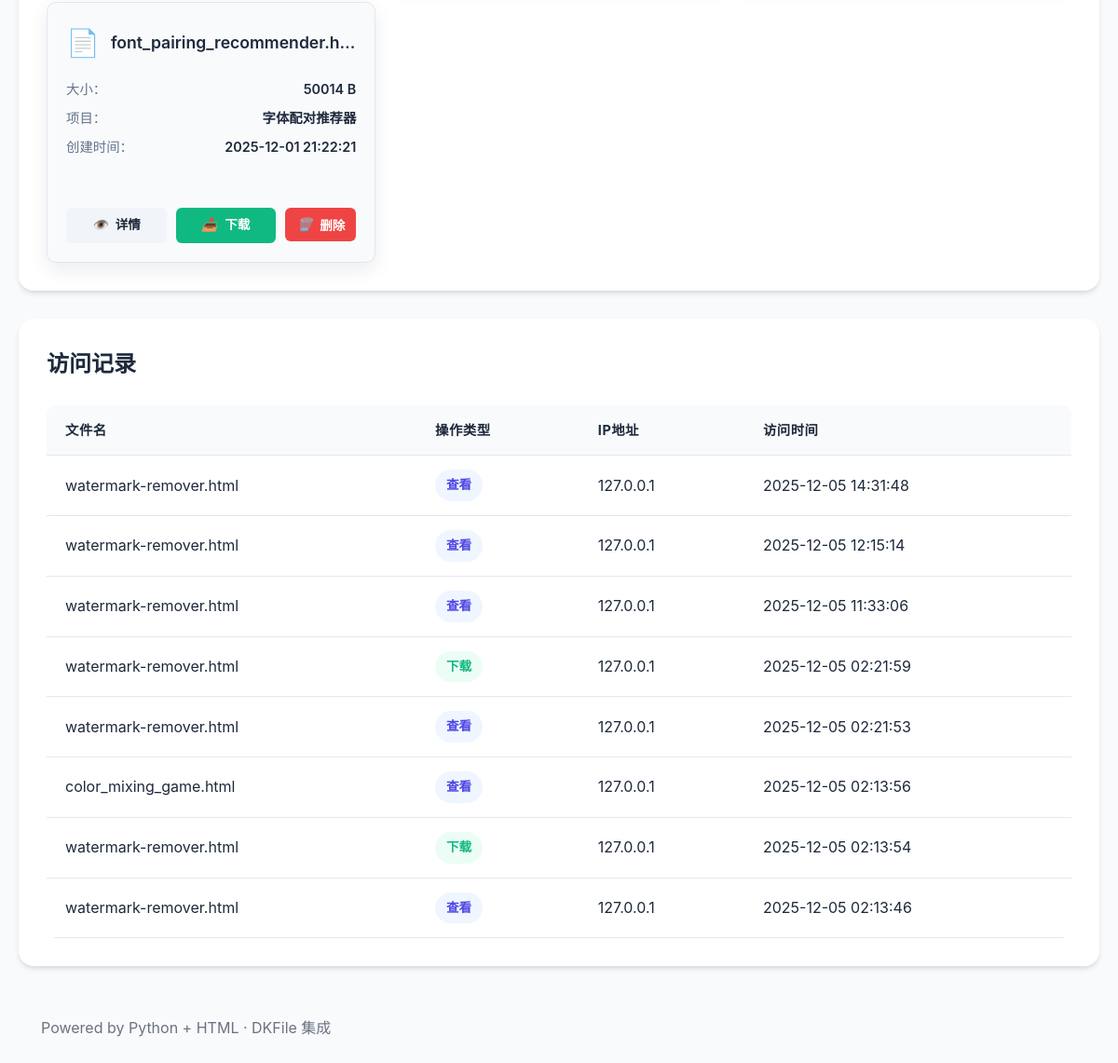
The page /user-center (signed in, lower part) on the database as committed earlier.
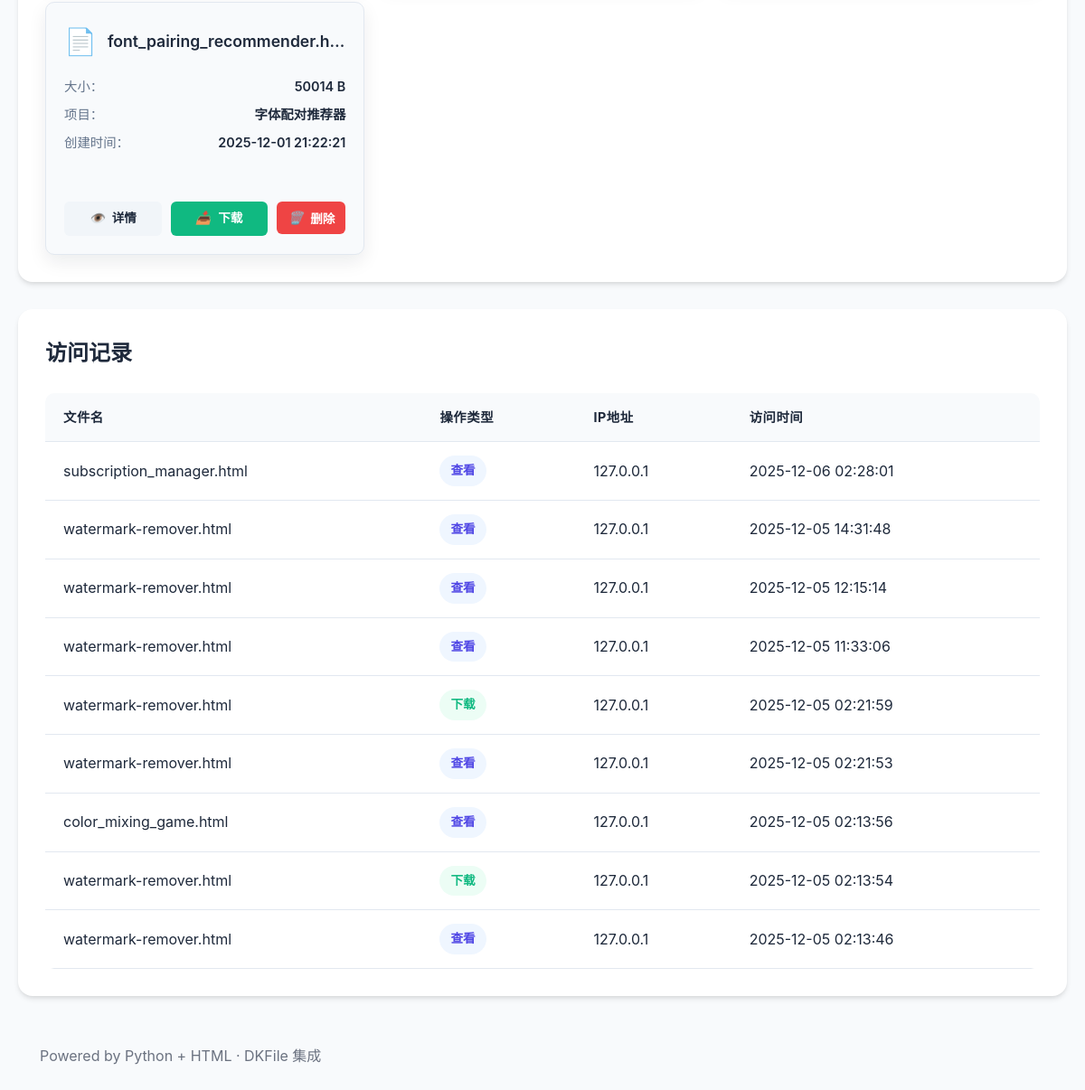
The same page on the database as committed later.
### tables this page shows
CREATE TABLE files (
                        id TEXT PRIMARY KEY,
                        filename TEXT NOT NULL,
                        stored_name TEXT NOT NULL,
                        path TEXT NOT NULL,
                        size INTEGER NOT NULL,
                        dkfile TEXT,
                        project_name TEXT,
                        project_desc TEXT
                    , user_id TEXT DEFAULT "default_user");

CREATE TABLE access_logs (
                        id INTEGER PRIMARY KEY AUTOINCREMENT,
                        file_id TEXT NOT NULL,
                        user_id TEXT,
                        action TEXT NOT NULL,
                        ip_address TEXT,
                        user_agent TEXT,
                        access_time TIMESTAMP DEFAULT CURRENT_TIMESTAMP,
                        FOREIGN KEY (file_id) REFERENCES files (id),
                        FOREIGN KEY (user_id) REFERENCES users (id)
                    );

### app.py (the view)
@app.route('/user-center')
def user_center():
    init_db()
    if 'user_id' in session:
        files = get_all_files(session['user_id'])
        access_logs = get_access_logs(session['user_id'])
        conn = get_db()
        try:
            row = conn.execute('SELECT * FROM users WHERE id = ?', (session['user_id'],)).fetchone()
            if row:
                user = {
                    'id': row['id'],
                    'email': row['email'],
                    'username': row['username'],
                    'avatar': row['avatar'] if 'avatar' in row else None
                }
            else:
                user = {
                    'email': session.get('email'),
                    'username': session.get('username')
                }
        finally:
            conn.close()
    else:
        files = []
        access_logs = []
        user = None
    return render_template('user_center.html', user=user, files=files, access_logs=access_logs)

### app.py (called while the page is built)
def ensure_dirs():
    UPLOAD_DIR.mkdir(parents=True, exist_ok=True)
    DATA_DIR.mkdir(parents=True, exist_ok=True)

def get_db():
    conn = sqlite3.connect(str(DB_FILE))
    conn.row_factory = sqlite3.Row
    return conn

def get_all_files(user_id=None):
    conn = get_db()
    try:
        if user_id:
            rows = conn.execute('SELECT * FROM files WHERE user_id = ? ORDER BY id DESC', (user_id,)).fetchall()
        else:
            rows = conn.execute('SELECT * FROM files ORDER BY id DESC').fetchall()
        return [{"id": row["id"], "filename": row["filename"], "stored_name": row["stored_name"],
                "path": row["path"], "size": row["size"], "dkfile": json.loads(row["dkfile"] if row["dkfile"] else "null"),
                "project_name": row["project_name"], "project_desc": row["project_desc"]}
                for row in rows]
    finally:
        conn.close()

### templates/user_center.html (shortened to what the changed rows need)
{% extends 'base.html' %}
{% block content %}
<div class="user-center-container">
    <div class="container">
        {% if user %}
            <div class="content-wrapper">
                <section class="content-section">
                    {% if files %}
                        <div class="file-grid">
                            {% for f in files %}
                            {% set d = (f.dkfile or {}).get('data') %}
                            <div class="file-card">
                                <div class="file-header">
                                    <div class="file-icon">📄</div>
                                    <h3 class="file-name">{{ f.filename }}</h3>
                                </div>
                                <div class="file-info">
                                    <div class="info-item">
                                        <span class="info-label">大小：</span>
                                        <span class="info-value">{{ (f.size or 0) | int }} B</span>
                                    </div>
                                    <div class="info-item">
                                        <span class="info-label">项目：</span>
                                        <span class="info-value">{{ f.project_name or '-' }}</span>
                                    </div>
                                    <div class="info-item">
                                        <span class="info-label">创建时间：</span>
                                        <span class="info-value">{{ d and d.created_at or '-' }}</span>
                                    </div>
                                </div>
                                <div class="file-actions">
                                    <a class="btn-action btn-detail" href="{{ url_for('file_detail', file_id=f.id) }}">
                                        <i>👁️</i> 详情
                                    </a>
                                    <a class="btn-action btn-download" href="{{ url_for('download_local', stored_name=f.stored_name) }}">
                                        <i>📥</i> 下载
                                    </a>
                                    <form class="inline" action="{{ url_for('file_delete', file_id=f.id) }}" method="post">
                                        <button class="btn-action btn-delete" type="submit">
                                            <i>🗑️</i> 删除
                                        </button>
                                    </form>
                                </div>
                            </div>
                            {% endfor %}
                        </div>
                    {% endif %}
                </section>
                <section class="content-section">
                    <div class="section-header">
                        <h2 class="section-title">访问记录</h2>
                    </div>
                    {% if access_logs %}
                        <div class="logs-container">
                            <table class="logs-table">
                                <thead>
                                    <tr>
                                        <th>文件名</th>
                                        <th>操作类型</th>
                                        <th>IP地址</th>
                                        <th>访问时间</th>
                                    </tr>
                                </thead>
                                <tbody>
                                    {% for log in access_logs %}
                                    <tr class="log-row">
                                        <td>{{ log.filename }}</td>
                                        <td>
                                            {% if log.action == 'view' %}
                                                <span class="action-tag action-view">查看</span>
                                            {% elif log.action == 'download' %}
                                                <span class="action-tag action-download">下载</span>
                                            {% else %}
                                                <span class="action-tag action-other">{{ log.action }}</span>
                                            {% endif %}
                                        </td>
                                        <td>{{ log.ip_address }}</td>
                                        <td>{{ log.access_time }}</td>
                                    </tr>
                                    {% endfor %}
                                </tbody>
                            </table>
                        </div>
                    {% else %}
                        <div class="empty-state">
                            <div class="empty-icon">📋</div>
                            <h3 class="empty-title">暂无访问记录</h3>
                            <p class="empty-desc">当有用户访问您的文件时，这里会显示访问记录</p>
                        </div>
                    {% endif %}
                </section>
            </div>
        {% endif %}
    </div>
</div>
{% endblock %}

Rows that differ between the two databases and show on the page:
added access_logs: filename "subscription_manager.html", action "查看", ip_address "127.0.0.1", access_time "2025-12-06 02:28:01"
